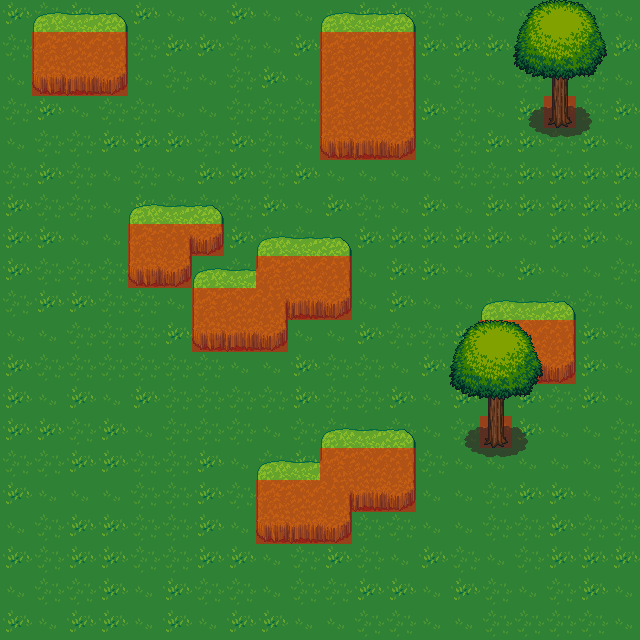

Below is a game level as drawn by its tile map, then a one-line description and the .tmx that defines it (tile-layer data replaced by summaries):
An orthogonal 20x20 tile map with 32x32 px tiles, 7 tile layers (grass, tall grass, blocked, tree roots, ...), 5 tilesets.

<map version="1.0" orientation="orthogonal" renderorder="right-down" width="20" height="20" tilewidth="32" tileheight="32" nextobjectid="3">
 <tileset firstgid="1" name="grass" tilewidth="32" tileheight="32" tilecount="18" columns="3">
  <image source="../LPC Base Assets/tiles/grass.png" width="96" height="192" />
 </tileset>
 <tileset firstgid="19" source="../LPC_Terrain/Terrain.tsx" />
 <tileset firstgid="1043" name="trunk" tilewidth="32" tileheight="32" tilecount="18" columns="6">
  <image source="../LPC Base Assets/tiles/trunk.png" width="192" height="96" />
 </tileset>
 <tileset firstgid="1061" name="treetop" tilewidth="32" tileheight="32" tilecount="42" columns="6">
  <image source="../LPC Base Assets/tiles/treetop.png" width="192" height="224" />
 </tileset>
 <tileset firstgid="1103" name="metatiles" tilewidth="32" tileheight="32" tilecount="4" columns="2">
  <image source="../metatiles.png" width="64" height="64" />
 </tileset>
 <layer name="grass" width="20" height="20">
  <data>[400 cells, 400 non-empty, 3 distinct tile ids]</data>
 </layer>
 <layer name="tall grass" width="20" height="20">
  <data>[400 cells, 73 non-empty, 11 distinct tile ids]</data>
 </layer>
 <layer name="blocked" width="20" height="20">
  <data>[400 cells, 53 non-empty, 1 distinct tile ids]</data>
 </layer>
 <layer name="tree roots" width="20" height="20">
  <data>[400 cells, 12 non-empty, 6 distinct tile ids]</data>
 </layer>
 <layer name="character" width="20" height="20">
  <data>[400 cells, 0 non-empty, 0 distinct tile ids]</data>
 </layer>
 <layer name="tree trunk" width="20" height="20">
  <data>[400 cells, 2 non-empty, 1 distinct tile ids]</data>
 </layer>
 <layer name="tree top" width="20" height="20">
  <data>[400 cells, 18 non-empty, 9 distinct tile ids]</data>
 </layer>
 <objectgroup name="spawns" />
</map>
